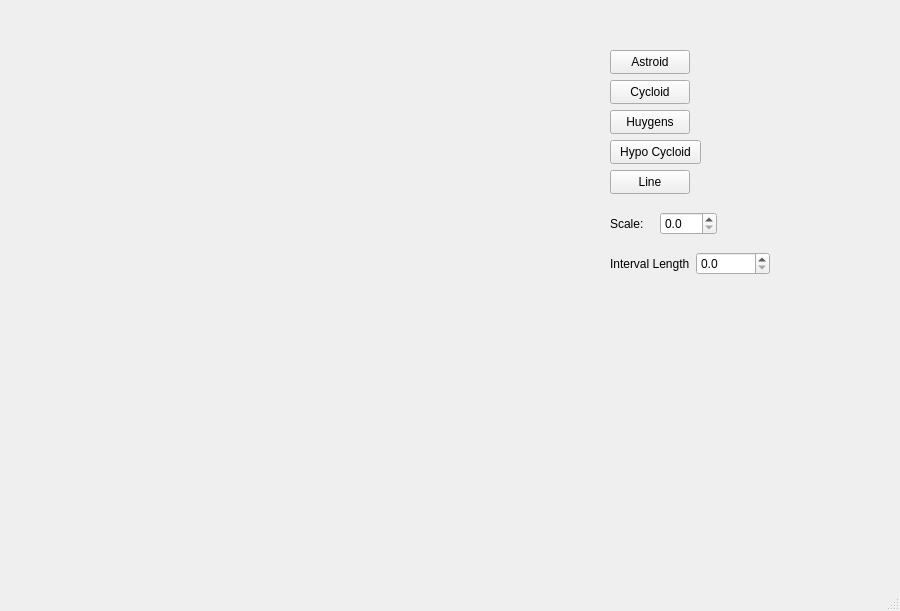
<?xml version="1.0" encoding="UTF-8"?>
<ui version="4.0">
 <class>MainWindow</class>
 <widget class="QMainWindow" name="MainWindow">
  <property name="geometry">
   <rect>
    <x>0</x>
    <y>0</y>
    <width>900</width>
    <height>611</height>
   </rect>
  </property>
  <property name="windowTitle">
   <string>MainWindow</string>
  </property>
  <widget class="QWidget" name="centralwidget">
   <widget class="RenderArea" name="renderArea" native="true">
    <property name="geometry">
     <rect>
      <x>50</x>
      <y>50</y>
      <width>501</width>
      <height>371</height>
     </rect>
    </property>
   </widget>
   <widget class="QWidget" name="layoutWidget">
    <property name="geometry">
     <rect>
      <x>610</x>
      <y>250</y>
      <width>160</width>
      <height>27</height>
     </rect>
    </property>
    <layout class="QHBoxLayout" name="horizontalLayout_2">
     <item>
      <widget class="QLabel" name="label_2">
       <property name="text">
        <string>Interval Length</string>
       </property>
      </widget>
     </item>
     <item>
      <widget class="QDoubleSpinBox" name="spinInterval">
       <property name="decimals">
        <number>1</number>
       </property>
       <property name="maximum">
        <double>100.000000000000000</double>
       </property>
       <property name="singleStep">
        <double>0.100000000000000</double>
       </property>
      </widget>
     </item>
    </layout>
   </widget>
   <widget class="QPushButton" name="btnHypo">
    <property name="geometry">
     <rect>
      <x>610</x>
      <y>140</y>
      <width>91</width>
      <height>24</height>
     </rect>
    </property>
    <property name="text">
     <string>Hypo Cycloid</string>
    </property>
   </widget>
   <widget class="QPushButton" name="btnLine">
    <property name="geometry">
     <rect>
      <x>610</x>
      <y>170</y>
      <width>80</width>
      <height>24</height>
     </rect>
    </property>
    <property name="text">
     <string>Line</string>
    </property>
   </widget>
   <widget class="QPushButton" name="btnHuygens">
    <property name="geometry">
     <rect>
      <x>610</x>
      <y>110</y>
      <width>80</width>
      <height>24</height>
     </rect>
    </property>
    <property name="text">
     <string>Huygens</string>
    </property>
   </widget>
   <widget class="QPushButton" name="btnCycloid">
    <property name="geometry">
     <rect>
      <x>610</x>
      <y>80</y>
      <width>80</width>
      <height>24</height>
     </rect>
    </property>
    <property name="text">
     <string>Cycloid</string>
    </property>
   </widget>
   <widget class="QPushButton" name="btnAstroid">
    <property name="geometry">
     <rect>
      <x>610</x>
      <y>50</y>
      <width>80</width>
      <height>24</height>
     </rect>
    </property>
    <property name="text">
     <string>Astroid</string>
    </property>
   </widget>
   <widget class="QWidget" name="">
    <property name="geometry">
     <rect>
      <x>610</x>
      <y>210</y>
      <width>107</width>
      <height>27</height>
     </rect>
    </property>
    <layout class="QHBoxLayout" name="horizontalLayout">
     <item>
      <widget class="QLabel" name="label">
       <property name="text">
        <string>Scale:</string>
       </property>
      </widget>
     </item>
     <item>
      <widget class="QDoubleSpinBox" name="spinScale">
       <property name="decimals">
        <number>1</number>
       </property>
       <property name="maximum">
        <double>100.000000000000000</double>
       </property>
       <property name="singleStep">
        <double>0.100000000000000</double>
       </property>
      </widget>
     </item>
    </layout>
   </widget>
  </widget>
  <widget class="QStatusBar" name="statusbar"/>
  <widget class="QMenuBar" name="menuBar">
   <property name="geometry">
    <rect>
     <x>0</x>
     <y>0</y>
     <width>900</width>
     <height>21</height>
    </rect>
   </property>
  </widget>
 </widget>
 <customwidgets>
  <customwidget>
   <class>RenderArea</class>
   <extends>QWidget</extends>
   <header>renderarea.h</header>
   <container>1</container>
  </customwidget>
 </customwidgets>
 <resources/>
 <connections/>
</ui>
